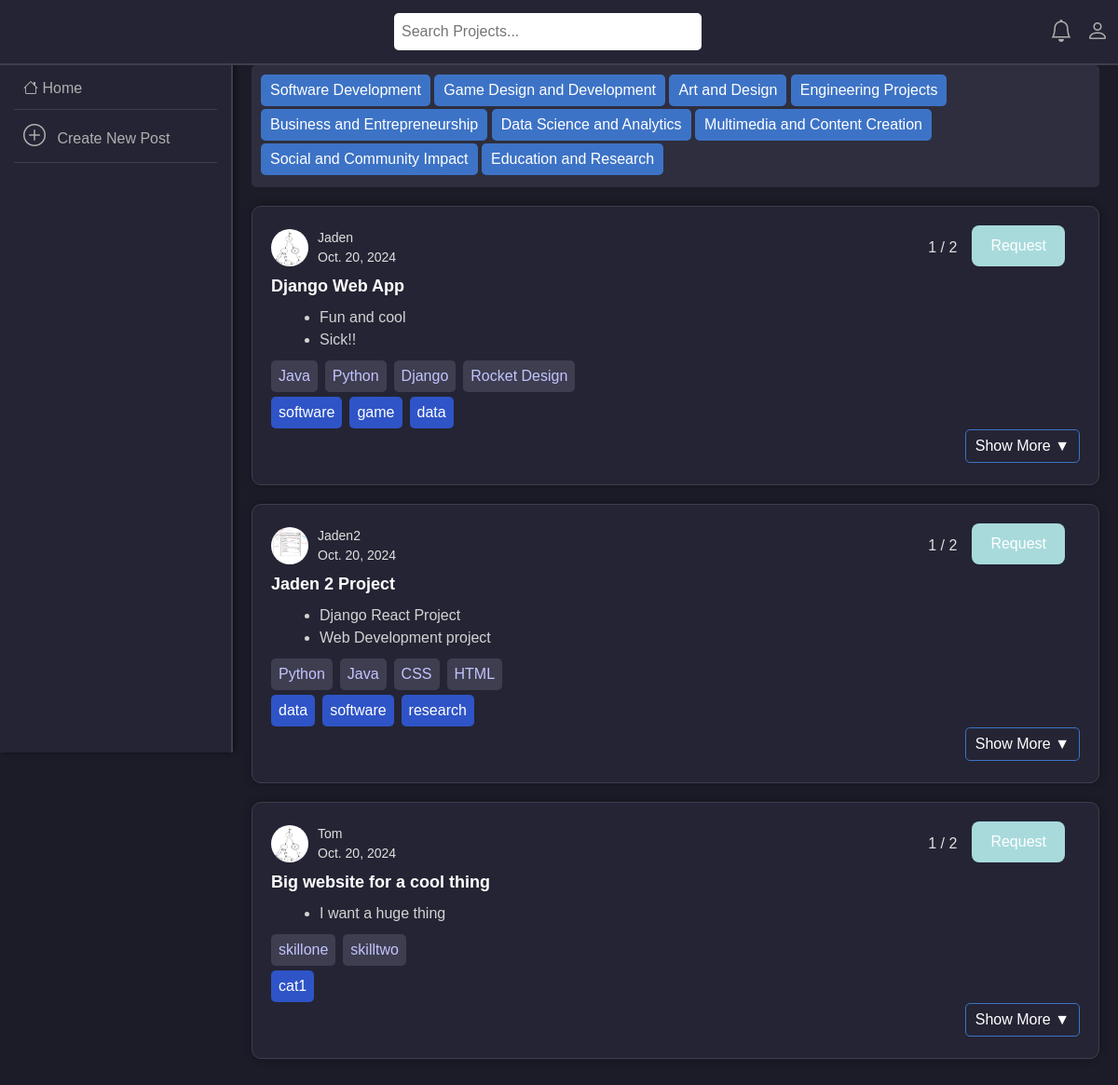
The app's page /home/ (signed in) with its own data.
### main/models.py (models this page shows, shortened)
class ProjectPost(models.Model):
    title = models.CharField(max_length=100)
    description_long = models.TextField(null=True, blank=True)
    description = models.JSONField(default=list, blank=True)
    skills = models.JSONField(default=list, blank=True)
    likes = models.IntegerField(default=0)
    workers = models.IntegerField(default=1)
    workersneeded = models.IntegerField(default=2)  # This is the new field
    date = models.DateField()
    user = models.ForeignKey(User, on_delete=models.CASCADE)
    skills = models.JSONField(default=list, blank=True)
    categories = models.JSONField(default=list, blank=True)

### main/views.py (the view)
# urls.py: 2. Add a URL to urlpatterns:  path('', views.home, name='home')
def home(request):
    posts = ProjectPost.objects.all()
    posts_with_profiles = []
    for post in posts:
        try:
            profile = Profile.objects.get(user=post.user)  # Get profile for each post's user
        except Profile.DoesNotExist:
            profile = None  # In case the user has no profile
        posts_with_profiles.append({
            'post': post,
            'profile_image': profile.profile_image.url if profile and profile.profile_image else None
        })
    if request.user.is_authenticated:
        user_profile = Profile.objects.get(user=request.user)  # Get the current user's profile
        notifications = Notifications.objects.filter(post_owner=user_profile).exclude(status='accepted')
    else:
        notifications = []  # No notifications if the user is not logged in
    context = {
        'posts': posts_with_profiles,
        'notifications': notifications,  # Pass the filtered notifications to the template
    }
    return render(request, "main/home.html", context)

### main/templates/main/home.html (shortened to what this page needs)
{% load static %}
<!DOCTYPE html>
<html lang="en">
<head>
    <link href="https://cdn.jsdelivr.net/npm/bootstrap@5.3.0-alpha3/dist/css/bootstrap.min.css" rel="stylesheet">
    <link rel="stylesheet" href="https://cdn.jsdelivr.net/npm/bootstrap-icons/font/bootstrap-icons.css">
</head>
<body>
    <div class="navbar">
        <div class="search-container">
            <form action="{% url 'search' %}" method="get">
                <input type="text" placeholder="Search Projects..." name="q">
                <button type="submit"></button>
            </form>
        </div>
        <div class="navbar-icons d-flex align-items-center">
            <i class="bi bi-bell" id="notification-icon"></i>
            <i class="bi bi-person" id="profile-icon" data-logged-in="{{ user.is_authenticated }}"></i>
        </div>
    </div>
    <div class="sidebar d-none d-md-block">
        <a href="/home"><i class="bi bi-house"></i> Home</a>
        <a href="/create-project" class="create">
            <i class="bi bi-plus-circle" style="font-size: 1.5rem;"></i>
            <span class="ms-2">Create New Post</span>
        </a>
    </div>
<div class="content">
    <div class="category-bar">
        <form action="{% url 'search' %}" method="get">
            <button type="submit" name="q" value="software">Software Development</button>
            <button type="submit" name="q" value="game">Game Design and Development</button>
            <button type="submit" name="q" value="art">Art and Design</button>
            <button type="submit" name="q" value="engineering">Engineering Projects</button>
            <button type="submit" name="q" value="business">Business and Entrepreneurship</button>
            <button type="submit" name="q" value="data">Data Science and Analytics</button>
            <button type="submit" name="q" value="media">Multimedia and Content Creation</button>
            <button type="submit" name="q" value="social">Social and Community Impact</button>
            <button type="submit" name="q" value="research">Education and Research</button>
        </form>
    </div>
    {% if posts %}
        {% for post in posts %}
        <div class="post-container" id="post-{{ post.post.id }}">
            <div class="post-header d-flex justify-content-between align-items-center">
                <div class="user-info d-flex align-items-center">
                    <a href="{% url 'portfolio' post.post.user.username %}">
                        <img src="{{ post.profile_image }}" class="user-image rounded-circle" alt="User Icon">
                    </a>
                    <div class="name-time ml-3">
                        <span class="username">{{ post.post.user.username }}</span>
                        <span class="date-posted">{{ post.post.date }}</span>
                    </div>
                </div>
                <div class="post-actions d-flex align-items-center">
                    <span class="participants">{{ post.post.workers }} / {{ post.post.workersneeded }}</span>
                    <form action="{% url 'request_to_join' post.post.id %}" method="POST">
                        <button type="submit" class="join-btn pastel-blue-btn mx-3">Request</button>
                    </form>
                </div>
            </div>
            <div class="post-title">
                {{ post.post.title }}
            </div>
            <div class="post-desc">
                <ul>
                    {% for item in post.post.description %}
                        <li>{{ item }}</li>
                    {% endfor %}
                </ul>
            </div>
            <div class="skills d-flex">
                {% for skill in post.post.skills %}
                    <span class="skill">{{ skill }}</span>
                {% endfor %}
            </div>
            <div class="categ d-flex">
                {% for cat in post.post.categories %}
                    <span class="cat">{{ cat }}</span>
                {% endfor %}
            </div>
            <div class="post-footer d-flex justify-content-between align-items-center">
                <button class="more-btn" onclick="toggleBio('{{ post.post.id }}')">Show More ▼</button>
            </div>
        </div>
        {% endfor %}
    {% else %}
        <p>You have no posts in your watchlist.</p>
    {% endif %}
</div>
</body>
</html>

### main/templates/main/home.html (style rules this page uses)
button { margin-bottom: 3px; }
.pastel-blue-btn { background-color: #A8DADC; border: none; color: white; padding: 10px 20px; text-align: center; text-decoration: none; display: inline-block; font-size: 16px; border-radius: 8px; transition: background-color 0.3s, transform 0.2s, box-shadow 0.2s; }
.categ { padding-bottom: 30px; }
body { font-family: Arial, sans-serif; background-color: #1c1c28; color: #e0e0e0; margin: 0; padding: 0; }
.navbar { position: fixed; top: 0; width: 100%; z-index: 1000; display: flex; align-items: center; justify-content: space-between; background-color: #242434; padding: 10px; border-bottom: 2px solid #3e3e50; height: 70px; }
.search-container { justify-content: center; align-items: center; display: flex; width: 70%; height: 100%; position: relative; margin: 0; }
.search-container form { position: absolute; width: 50%; left: 50%; top: auto; max-width: 600px; }
.search-container input[type="text"] { width: 80%; padding: 8px; border-radius: 5px; border: none; }
.search-container button { background-color: transparent; border: none; cursor: pointer; color: #000; padding: 8px; }
.navbar-icons { display: flex; align-items: center; }
.navbar-icons i { font-size: 24px; margin-left: 15px; cursor: pointer; color: #b0b0b0; }
.sidebar { background-color: #242434; padding: 15px; width: 250px; height: calc(100vh - 50px); position: fixed; top: 58px; left: 0; overflow-y: auto; border-right: 2px solid #3e3e50; box-shadow: 2px 0 5px rgba(0, 0, 0, 0.5); }
.sidebar a { display: block; padding: 10px; color: #b0b0b0; text-decoration: none; border-bottom: 1px solid #3e3e50; }
.content { margin-left: 250px; padding: 20px; width: calc(100% - 250px); background-color: #1c1c28; transition: margin-left 0.3s ease, width 0.3s ease; }
.post-container { position: relative; background-color: #242434; padding: 20px; margin-bottom: 20px; border-radius: 10px; border: 1px solid #3e3e50; box-shadow: 0 0 10px rgba(0, 0, 0, 0.3); }
.post-header { display: flex; justify-content: space-between; align-items: center; margin-bottom: 5px; }
.user-image { width: 40px; height: 40px; margin-right: 10px; }
.name-time { display: flex; flex-direction: column; color: #e0e0e0; font-size: 14px; }
.post-actions { display: flex; align-items: center; color: #e0e0e0; }
.post-title { font-size: 18px; font-weight: bold; margin-bottom: 8px; color: white; text-align: left; }
.post-desc ul { list-style-type: disc; margin-left: 20px; margin-bottom: 10px; color: #d3d3d3; }
.skills { display: flex; gap: 8px; margin-bottom: 5px; }
.skill { background-color: #3e3e50; color: #c4c4ff; padding: 5px 8px; border-radius: 5px; }
.categ { display: flex; gap: 8px; margin-bottom: 5px; }
.cat { background-color: #2e54c7; color: #ffffff; padding: 5px 8px; border-radius: 5px; }
.post-footer { display: flex; justify-content: space-between; margin-top: 10px; }
.more-btn { position: absolute; bottom: 20px; right: 20px; background-color: transparent; border: 1px solid #3d73c6; color: white; padding: 5px 10px; border-radius: 5px; }
.category-bar { display: flex; overflow-x: auto; gap: 10px; padding: 10px; background-color: #2e2e3e; border-radius: 5px; margin-bottom: 20px; margin-top: 50px; }
.category-bar button { background-color: #3d73c6; color: white; border: none; padding: 5px 10px; border-radius: 5px; cursor: pointer; white-space: nowrap; }

### records on screen
ProjectPost: post.user.username "Jaden", post "Oct. 20, 2024", post.workers "1", post.workersneeded "2", post "Django Web App", description "Fun and cool" "Sick!!", skills "Java" "Python" "Django" "Rocket Design", categories "software" "game" "data"
ProjectPost: shows a picture, post.user.username "Jaden2", post "Oct. 20, 2024", post.workers "1", post.workersneeded "2", post "Jaden 2 Project", description "Django React Project" "Web Development project", skills "Python" "Java" "CSS" "HTML", categories "data" "software" "research"
ProjectPost: post.user.username "Tom", post "Oct. 20, 2024", post.workers "1", post.workersneeded "2", post "Big website for a cool thing", description "I want a huge thing", skills "skillone" "skilltwo", categories "cat1"
